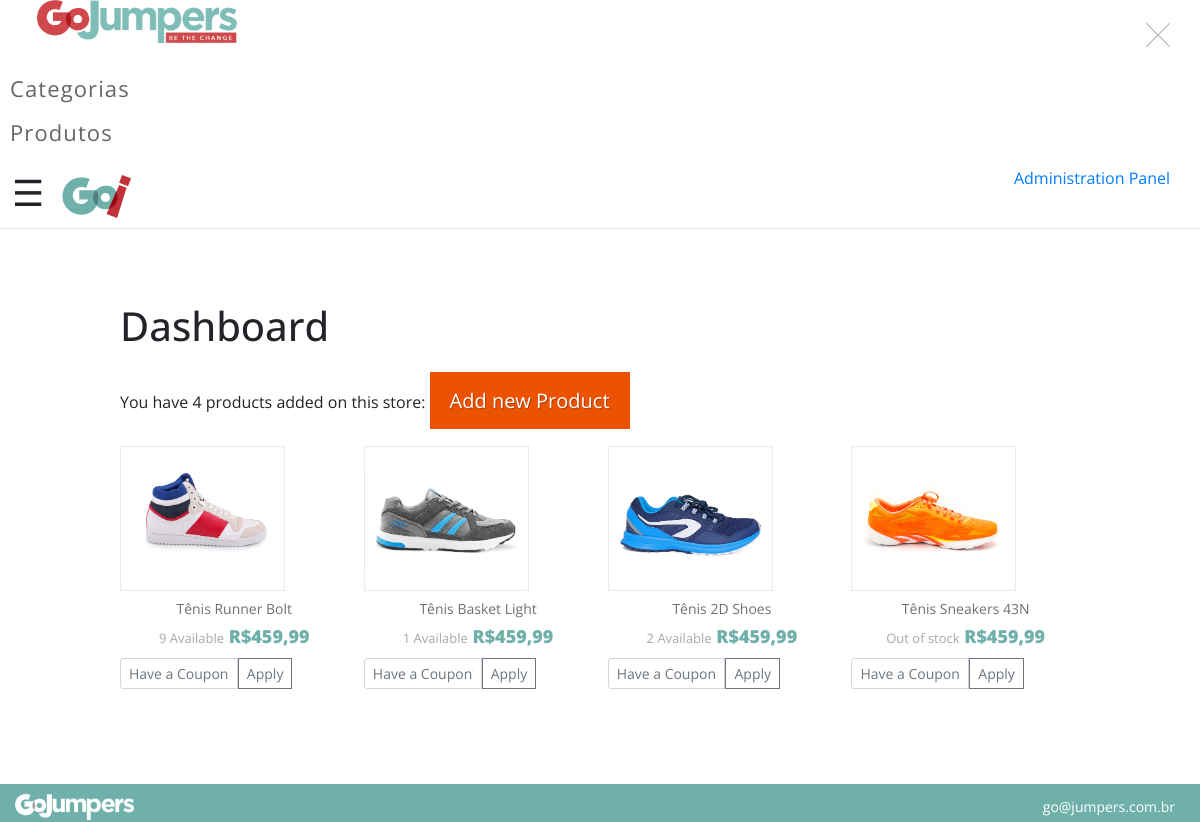
The page / on the database its author committed.
### tables this page shows
CREATE TABLE IF NOT EXISTS `products` (
  `id` int(11) NOT NULL AUTO_INCREMENT,
  `name` varchar(255) DEFAULT NULL,
  `sku` varchar(30) DEFAULT NULL,
  `description` longtext DEFAULT NULL,
  `qty` int(11) DEFAULT 0,
  `price` decimal(10,2) DEFAULT NULL,
  `img` varchar(255) DEFAULT NULL,
  PRIMARY KEY (`id`),
  UNIQUE KEY `id` (`id`)
);

### app/core/Controller.php (called while the page is built, shortened)
<?php
class Controller
{
	public function view($view, $data = [])
	{
		require_once '../app/views/' . $view . '.php';
	}
	public function model($model)
	{
		return new $model;
	}
}

### app/controllers/homeController.php (called while the page is built)
<?php
class homeController extends Controller
{
	public function __construct()
	{
		$this->title =  'Backend Test | ';
	}
	public function index()
	{
		$data['title'] = $this->title . 'Dashboard';
		$data['products'] = $this->model('Products')->getAll();
		$data['token'] = $this->generateToken();
		$this->view('templates/header', $data);
		$this->view('home/index', $data);
		$this->view('templates/footer');
	}
}

### app/core/App.php (called while the page is built, shortened)
<?php
class App
{
	protected $controller = 'homeController';
	protected $method = 'index';
	protected $params = [];
	public function __construct()
	{
		$url = $this->parseURL();
		if (file_exists('../app/controllers/' . $url[0] . '.php')) {
			$this->controller = $url[0];
		} else {
			dd("{$url[0]} not found");
		}
		$this->controller = new $this->controller;
	}
	public function parseURL()
	{
		if (isset($_GET['url'])) {
			$url 	= explode('/', filter_var(trim($_GET['url']), FILTER_SANITIZE_URL));
			$url[0] = $url[0] . 'Controller';
		} else {
			$url[0] = 'homeController';
		}
		return $url;
	}
	public function run()
	{
		return call_user_func_array([$this->controller, $this->method], $this->params);
	}
}

### public/index.php (called while the page is built, shortened)
<?php
$app = new App;
$app->run();

### app/core/Database.php (called while the page is built, shortened)
<?php
class Database
{
	private $host 	= DB_HOST;
	private $user 	= DB_USER;
	private $pass 	= DB_PASS;
	private $dbase 	= DB_NAME;
	private $dbh;
	private $stmt;
	public function __construct()
	{
		$dsn = 'mysql:host=' . $this->host . ';dbname=' . $this->dbase;
		$option = [
			PDO::ATTR_PERSISTENT => true,
			PDO::ATTR_ERRMODE 	 => PDO::ERRMODE_EXCEPTION,
			PDO::MYSQL_ATTR_INIT_COMMAND => "SET NAMES utf8"
		];
		try {
			$this->dbh = new PDO($dsn, $this->user, $this->pass, $option);
		} catch (PDOException $e) {
			print_r($e->getMessage());
			die;
		}
	}
	public function query($query)
	{
		$this->stmt = $this->dbh->prepare($query);
	}
	public function execute()
	{
		$this->stmt->execute();
	}
	public function resultSet()
	{
		$this->execute();
		return $this->stmt->fetchAll(PDO::FETCH_ASSOC);
	}
}

### app/models/Products.php (called while the page is built, shortened)
<?php
class Products
{
	private $db;
	private $table = 'products';
	public function __construct()
	{
		$this->db = new Database;
	}
	public function getAll()
	{
		$this->db->query("SELECT * FROM {$this->table}");
		return $this->db->resultSet();
	}
}

### app/views/home/index.php (the view, shortened to what this page needs)
<main class="content">
  <div class="header-list-page">
    <h1 class="title">Dashboard</h1>
  </div>
  <div class="infor">
    You have <?php echo sizeof($data['products']); ?> products added on this store: <a href="../products/create" class="btn-action">Add new Product</a>
  </div>
  <ul class="product-list">
    <?php foreach ($data['products'] as $key => $value) : ?>
      <li>
        <div class="product-image">
          <?php if ($value['img'] != null) { ?>
            <img src="images/product/<?= $value['img']; ?>" layout="responsive" width="164" height="145" alt="<?= $value['name']; ?>" />
          <?php } else { ?>
            <img src="images/no_image.jpg" layout="responsive" width="164" height="145" alt="<?= $value['name']; ?>" />
          <?php } ?>
        </div>
        <div class="product-info">
          <div class="product-name"><span><?= $value['name']; ?></span></div>
          <div class="product-price"><span class="special-price"><?= $value['qty'] > 0 ? $value['qty'] . " Available" : "Out of stock"; ?></span> <span>R$<?= number_format($value['price'], 2, ",", "."); ?></span></div>
          <div class="mt-2 w-75">
            <form action="../product/<?= $value['id']; ?>" method="post">
              <div class="input-group input-group-sm mb-3">
                <input name="coupon" autocomplete="off" placeholder="Have a Coupon?" type="text" class="form-control coupon_input" aria-label="Small" aria-describedby="inputGroup-sizing-sm">
                <div class="input-group-prepend">
                  <button class="btn btn-outline-secondary" type="submit">Apply</button>
                </div>
              </div>
            </form>
          </div>
        </div>
      </li>
    <?php endforeach; ?>
  </ul>
</main>

### app/views/templates/header.php (shortened to what this page needs)
<!doctype html>
<html ⚡>
<head>
	<link rel="stylesheet" href="https://stackpath.bootstrapcdn.com/bootstrap/4.5.2/css/bootstrap.min.css">
	<link rel="stylesheet" type="text/css" media="all" href="<?= BASEURL; ?>/css/style.css" />
</head>
<amp-sidebar id="sidebar" class="sample-sidebar" layout="nodisplay" side="left">
	<div class="close-menu">
		<a on="tap:sidebar.toggle">
			<img src="images/bt-close.png" alt="Close Menu" width="24" height="24" />
		</a>
	</div>
	<a href="../"><img src="images/menu-go-jumpers.png" alt="Welcome" width="200" height="43" /></a>
	<div>
		<ul>
			<li><a href="../categories" class="link-menu">Categorias</a></li>
			<li><a href="../products" class="link-menu">Produtos</a></li>
		</ul>
	</div>
</amp-sidebar>
<header>
	<div class="go-menu">
		<a on="tap:sidebar.toggle">☰</a>
		<a href="<?= BASEURL; ?>" class="link-logo"><img src="images/go-logo.png" alt="Welcome" width="69" height="430" /></a>
	</div>
	<div class="right-box">
		<a href="../dashboard" title="Administration Panel"><span class="go-title">Administration Panel</span></a>
	</div>
</header>

### app/views/templates/footer.php (shortened to what this page needs)
<footer>
	<div class="footer-image">
		<img src="images/go-jumpers.png" width="119" height="26" alt="Go Jumpers" />
	</div>
	<div class="email-content">
		<span>go@jumpers.com.br</span>
	</div>
</footer>
</body>
</html>

### public/css/style.css (style rules this page uses)
.link-logo { height: auto; width: auto; }
.link-logo img { width: auto; height: auto; }
amp-sidebar#sidebar { width: 100%; background: rgba(255, 255, 255, 0.95); padding: 32px 0 0 37px; }
amp-sidebar#sidebar .close-menu { position: absolute; z-index: 1; right: 30px; top: 21px; }
.sample-sidebar ul { padding: 0 15px 0 0; margin: 25px 0 0; list-style: none; text-align: left; }
.sample-sidebar ul li { height: auto; line-height: 41px; }
.sample-sidebar ul li .link-menu { font-size: 22px; color: #666; padding: 5px 10px; letter-spacing: 1.1px; text-decoration: none; }
header { overflow: hidden; border-bottom: 1px solid #e8e8e8; padding: 10px 30px 8px 12px; margin-bottom: 17px; }
h1 { margin: 1rem; }
.go-menu { float: left; display: -ms-flexbox; display: -webkit-flex; display: flex; }
.go-menu a { font-size: 36px; color: #a7a7a7; margin-right: 18px; }
.right-box { float: right; display: -ms-flexbox; display: -webkit-flex; display: flex; -webkit-align-items: center; -ms-flex-align: center; align-items: center; }
main { padding: 0 15px; }
.product-list { list-style: none; padding: 0; margin: 30px 0 15px; display: -ms-flexbox; display: -webkit-flex; display: flex; -webkit-flex-wrap: wrap; -ms-flex-wrap: wrap; flex-wrap: wrap; -webkit-justify-content: space-between; -ms-flex-pack: justify; justify-content: space-between; }
.product-list li { margin-bottom: 14px; }
.product-list img { width: 165px; }
.product-list .product-info { text-align: center; }
.product-list .product-info .product-name { font-size: 14px; color: #707070; margin: 7px 0 4px; }
.product-list .product-info .product-price { font-size: 18px; font-weight: 900; color: #6fb1aa; }
.product-list .product-info .special-price { font-size: 13px; color: #a7a7a7; font-weight: 400; }
footer { background: #6fb1aa; color: #fff; display: -ms-flexbox; display: -webkit-flex; display: flex; -webkit-justify-content: space-between; -ms-flex-pack: justify; justify-content: space-between; padding: 9px 25px 2px 15px; }
.email-content { margin-top: 1px; }
.email-content span { font-size: 14px; }
.content { width: 80%; margin: 0 auto; padding: 50px 0; }
.header-list-page { display: -webkit-flex; display: -ms-flexbox; display: flex; -webkit-flex-wrap: wrap; flex-wrap: wrap; justify-content: space-between; margin: 0 0 30px 0; }
.title { margin: 6px 0; }
.btn-action { background-color: #eb5202; border-color: #eb5202; color: #fff; text-shadow: 1px 1px 0 rgba(0, 0, 0, 0.25); padding: 15px 20px; font-size: 20px; text-decoration: none; }
.coupon_input { font-size: 10px; }

### rows shown on the page
products: img (picture), name "Tênis Runner Bolt", qty "9", price "459,99"
products: img (picture), name "Tênis Basket Light", qty "1", price "459,99"
products: img (picture), name "Tênis 2D Shoes", qty "2", price "459,99"
products: img (picture), name "Tênis Sneakers 43N", qty "Out of stock", price "459,99"

### other values the page prints
sizeof($data['products']) "4"
